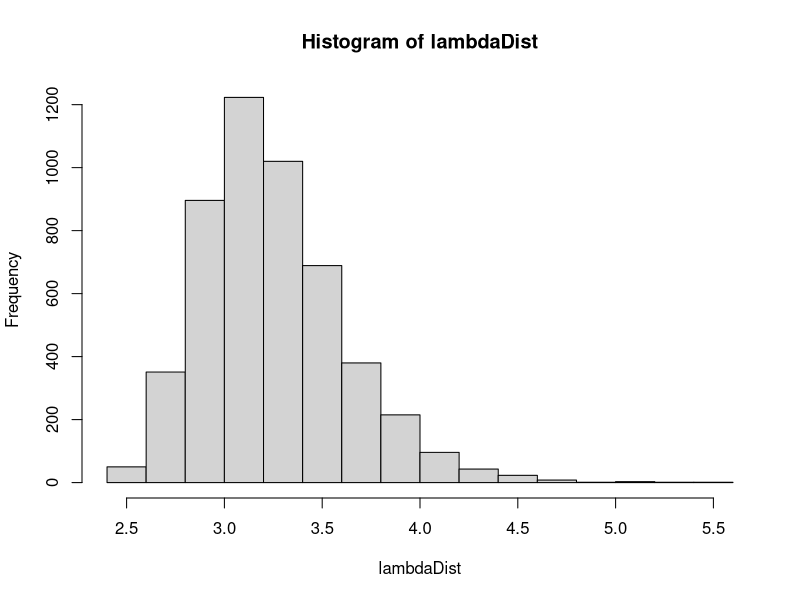
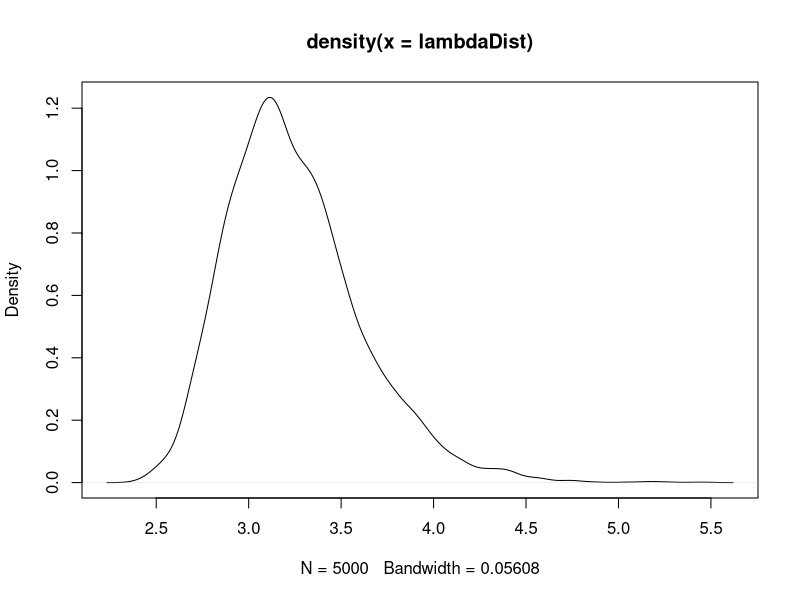
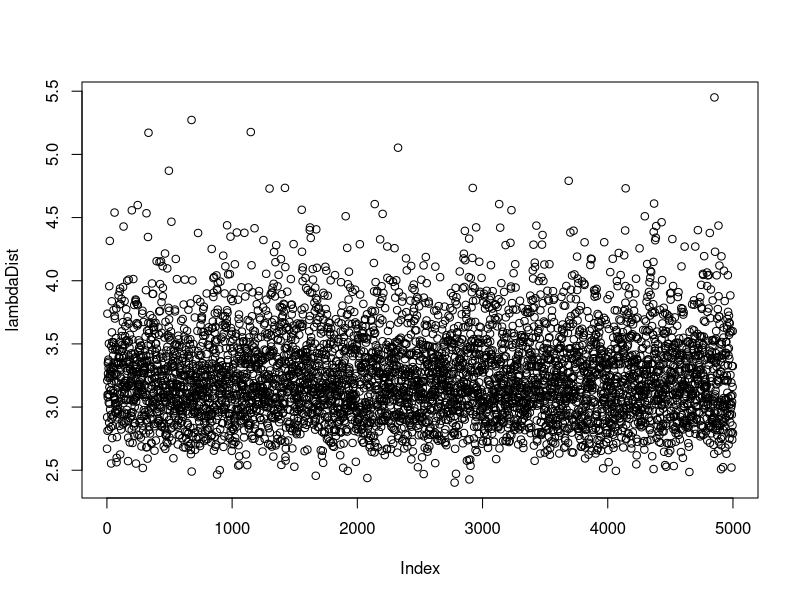

Write R code to recreate these figures, in order.
## ---- chunk 1
set.seed(1000) # set seed to ensure replicable results

n = 1000 # The number of standard normal datasets to be tested
sims = 5000 # The number of simulations to replicate, also the length of discrete values in our Lambda Distribution
mu = 0 # The true expected mean value of our normal distribution
s = 1 # The true variance of our normal distribution

## A Monte Carlo Simulation Function to generate our Lambda Distribution ##
lambdaSim = function(sims,n,mu,s) {
  l = replicate(sims,(max(rnorm(n,mu,s))))
  return(l)
}

## Run the function to generate the Lambda Distribution ##
lambdaDist = lambdaSim(sims,n,mu,s)

## Return appropriate CDF of our Lambda Distribution to later use to generate p-values at various critical values
lambdaCDF = ecdf(lambdaDist)

## Return appropriate critical values of our Lambda Distribution to later test our F-Statistic against  
lambdaQTS = quantile(lambdaDist, probs = c(0.10, 0.05, 0.025, 0.001, 0.001), na.rm = FALSE, names = FALSE, type = 1)

lambdaCDF(2.84)

hist(lambdaDist)
plot(density(lambdaDist))

plot(lambdaDist)


## ---- chunk 2




